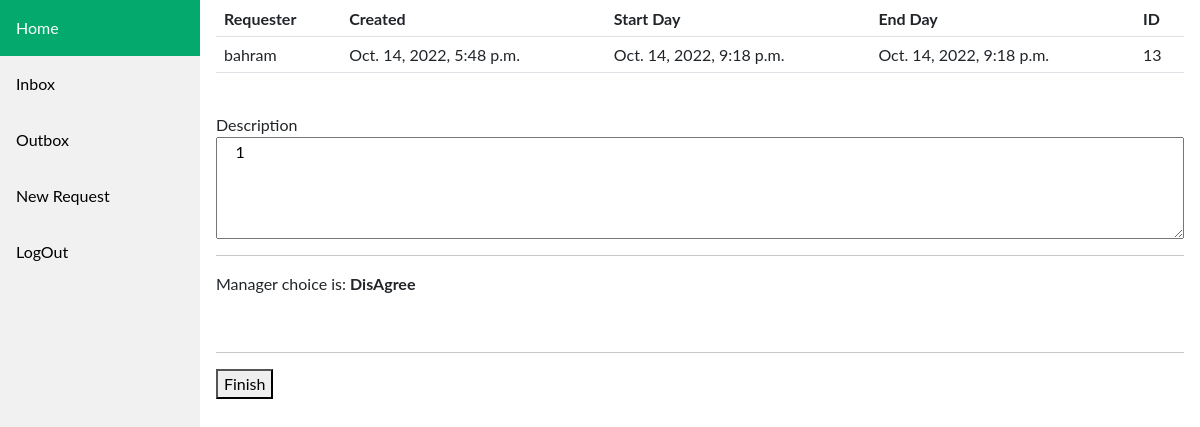
The app's page /message_detail/13/ (signed in) with its own data.
### core/models.py (models this page shows)
class Reply(models.Model):
    message = models.ForeignKey(Message, on_delete=models.CASCADE)
    manager_choice = models.CharField(max_length=10)
    is_done = models.BooleanField(default=False)
    def __str__(self):
        return f"{self.message.receiver} to {self.message.sender}"

class Message(models.Model):
    start = models.DateTimeField()
    end = models.DateTimeField()
    created = models.DateTimeField(auto_now_add=True)
    updated = models.DateTimeField(auto_now=True)
    sender = models.CharField(max_length=100)
    receiver = models.CharField(max_length=100)
    description = models.TextField()
    is_reply = models.BooleanField(default=False)
    is_done = models.BooleanField(default=False)
    CHOICE = [
        ('Agree', 'agree'),
        ('DisAgree', 'disagree')
    ]
    manager_choice = models.CharField(max_length=8, choices=CHOICE)
    def __str__(self):
        return f"{self.sender} to {self.receiver}"
    class Meta:
        ordering = ('-created',)

### core/views.py (the view)
# urls.py: path('message_detail/<int:id>/', message_detail, name='message_detail'),
@cache_control(no_cache=True, must_revalidate=True, no_store=True)
@login_required()
def message_detail(request, id):
    msg = get_object_or_404(Message, id=id)
    print(msg)
    if msg.is_reply:
        reply = Reply.objects.filter(message_id=msg.id).order_by('id')[0]
        print(reply)
        return render(request, 'core/message_detail.html', {'reply': reply})
    else:
        print('hi')
        form = CHOICES()
        return render(request, 'core/message_detail.html', {'msg': msg,
                                                            'form': form})

### templates/core/message_detail.html (shortened to what this page needs)
{% extends 'core/base.html' %}
{% block content %}
  {% if reply %}
      <table class="table">
      <thead>
        <tr>
          <th scope="col">Requester</th>
          <th scope="col">Created</th>
          <th scope="col">Start Day</th>
          <th scope="col">End Day</th>
          <th scope="col">ID</th>
        </tr>
      </thead>
      <tbody>
        <tr>
          <td>{{ reply.message.sender }}</td>
          <td>{{ reply.message.created }}</td>
          <td>{{ reply.message.start }}</td>
          <td>{{ reply.message.end }}</td>
          <td>{{ reply.message.id }}</td>
        </tr>
      </tbody>
    </table>
    <br>
    <label>Description</label>
    <textarea class="col-md-12" rows="4" readonly>
    {{ reply.message.description }}
    </textarea>
      <br>
      <hr>
      <p>
        Manager choice is:
        <b>{{ reply.manager_choice }}</b>
      </p>
      <br>
      <hr>
    <form method="post" id="reply" action="{% url 'core:done_message_status' id=reply.id %}">
        <button type="submit" form="reply" value="Finish">Finish</button>
    </form>
  {% endif %}
{% endblock %}

### templates/core/base.html (style rules this page uses)
body { margin: 0; font-family: "Lato", sans-serif; }

### records on screen
Reply: message.sender "bahram", message.created "Oct. 14, 2022, 5:48 p.m.", message.start "Oct. 14, 2022, 9:18 p.m.", message.end "Oct. 14, 2022, 9:18 p.m.", message.id "13", message.description "1", manager_choice "DisAgree"
